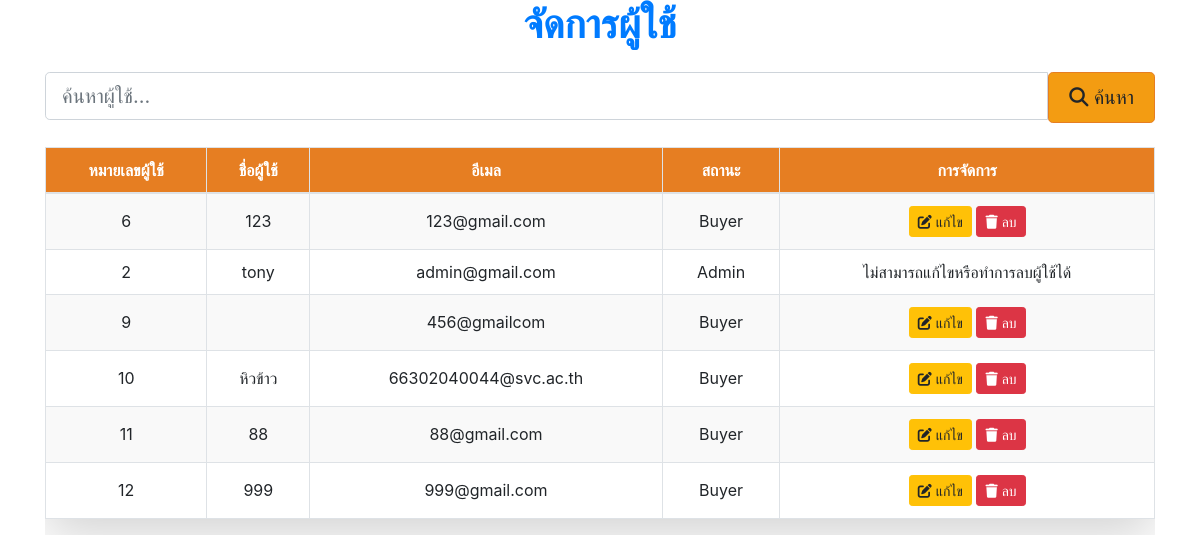
Page /list_user.php on the committed database.
### tables this page shows
CREATE TABLE `Users` (
  `user_id` int(11) NOT NULL,
  `username` varchar(255) NOT NULL,
  `password_hash` varchar(255) NOT NULL,
  `email` varchar(255) NOT NULL,
  `first_name` varchar(100) DEFAULT NULL,
  `last_name` varchar(100) DEFAULT NULL,
  `phone_number` varchar(15) DEFAULT NULL,
  `level` enum('buyer','admin') DEFAULT 'buyer',
  `created_at` datetime DEFAULT current_timestamp(),
  `updated_at` datetime DEFAULT current_timestamp(),
  `shipping_address` varchar(255) DEFAULT NULL
);

### list_user.php (the view, shortened to what this page needs)
<?php
$search_query = "";
$sql = "SELECT * FROM Users WHERE username LIKE '%$search_query%'";
$result = mysqli_query($conn, $sql);
?>
<div class="container">
    <h1 class="page-title text-center text-primary mb-4">จัดการผู้ใช้</h1>
    <form method="POST" class="mb-4">
        <div class="input-group">
            <input type="text" class="form-control form-control-lg" name="search" placeholder="ค้นหาผู้ใช้..." value="<?php echo htmlspecialchars($search_query); ?>" aria-label="ค้นหาผู้ใช้">
            <button class="btn btn-sell btn-lg" type="submit">
                <i class="fas fa-search"></i> ค้นหา
            </button>
        </div>
    </form>
    <div class="table-responsive">
        <table class="table table-striped table-hover table-bordered shadow-lg">
            <thead class="thead-primary">
                <tr>
                    <th>หมายเลขผู้ใช้</th>
                    <th>ชื่อผู้ใช้</th>
                    <th>อีเมล</th>
                    <th>สถานะ</th>
                    <th>การจัดการ</th>
                </tr>
            </thead>
            <tbody>
                <?php
                if (mysqli_num_rows($result) > 0) {
                    while ($row = mysqli_fetch_assoc($result)) {
                        echo "<tr>";
                        echo "<td>" . $row['user_id'] . "</td>";
                        echo "<td>" . $row['username'] . "</td>";
                        echo "<td>" . $row['email'] . "</td>";
                        if ($row['level'] == 'admin') {
                            echo "<td>Admin</td>";
                        } else {
                            echo "<td>Buyer</td>";
                        }
                        if ($row['level'] !== 'admin') {
                            echo "<td>
                                    <a href='edit_user.php?id=" . $row['user_id'] . "' class='btn btn-warning btn-sm'>
                                        <i class='fas fa-edit'></i> แก้ไข
                                    </a>
                                    <a href='?delete_id=" . $row['user_id'] . "' class='btn btn-danger btn-sm' onclick='return confirm(\"คุณแน่ใจหรือไม่ที่จะลบผู้ใช้นี้?\")'>
                                        <i class='fas fa-trash'></i> ลบ
                                    </a>
                                  </td>";
                        } else {
                            echo "<td>ไม่สามารถแก้ไขหรือทำการลบผู้ใช้ได้</td>";
                        }
                        echo "</tr>";
                    }
                } else {
                    echo "<tr><td colspan='5' class='text-center'>ไม่พบข้อมูลผู้ใช้</td></tr>";
                }
                ?>
            </tbody>
        </table>
    </div>
</div>
<link href="https://stackpath.bootstrapcdn.com/bootstrap/4.5.2/css/bootstrap.min.css" rel="stylesheet">

### list_user.php (style rules this page uses)
.page-title { font-size: 2.5rem; font-weight: 700; color: #f39c12; margin-bottom: 20px; }
.table th, .table td { vertical-align: middle; }
.table thead { background-color: #e67e22; color: #fff; }
.btn-sell { background-color: #f39c12; border-color: #e67e22; font-size: 1.2rem; padding: 10px 20px; transition: background-color 0.3s ease; }
.shadow-lg { box-shadow: 0 4px 6px rgba(0, 0, 0, 0.1); }
.table-striped tbody tr:nth-of-type(odd) { background-color: #f9f9f9; }
.table th, .table td { text-align: center; }
.thead-primary th { color: #fff; background-color: #e67e22; }

### rows in the picture
users: user_id "6", username "123", email "123@gmail.com", level "Buyer"
users: user_id "2", username "tony", email "admin@gmail.com", level "Admin"
users: user_id "9", email "456@gmailcom", level "Buyer"
users: user_id "10", username "หิวข้าว", email "66302040044@svc.ac.th", level "Buyer"
users: user_id "11", username "88", email "88@gmail.com", level "Buyer"
users: user_id "12", username "999", email "999@gmail.com", level "Buyer"
